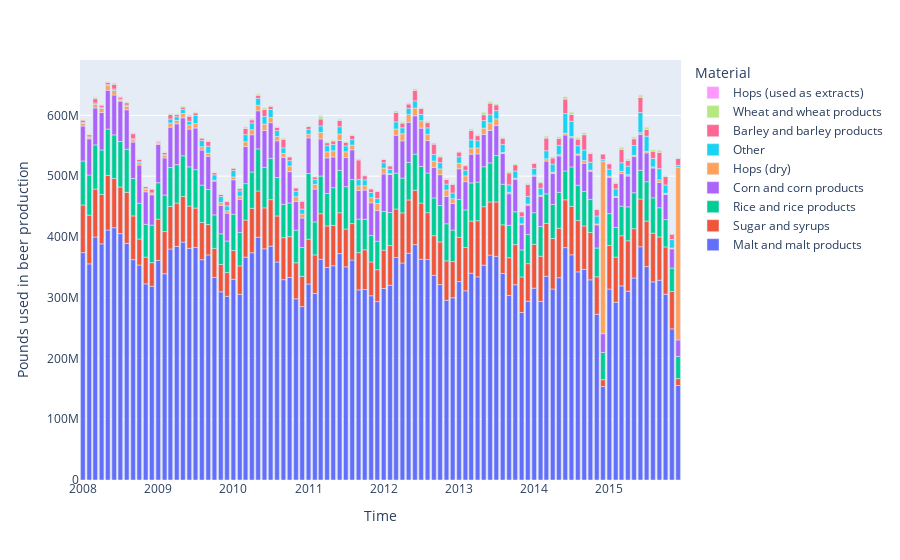

The code cell stored with this chart in its notebook:
### Markdown cell above
Based on the above graph, it looks like there is something wrong with the data from 2016 onwards, so it might be better to filter out those values and only work with complete data. At this point, we can also sort the values within each date by total sum of each type. That way, the colors in each bar will be sorted by the overall value of each type.

We can also update the axes and legend titles to more suitable values.

### Code cell
bm_over_time = bm_over_time[bm_over_time['year'] < 2016]
bm_over_time = bm_over_time.sort_values(by='type', key=lambda x: bm_over_time['month_current'].groupby(bm_over_time['type']).transform('sum'), ascending=False)
fig = px.bar(
    bm_over_time,
    x='date',
    y='month_current',
    color='type',
)

fig.update_layout(
    legend_traceorder="reversed", 
    xaxis_title='Time',
    yaxis_title='Pounds used in beer production',
    legend_title='Material'
)

fig.show()
